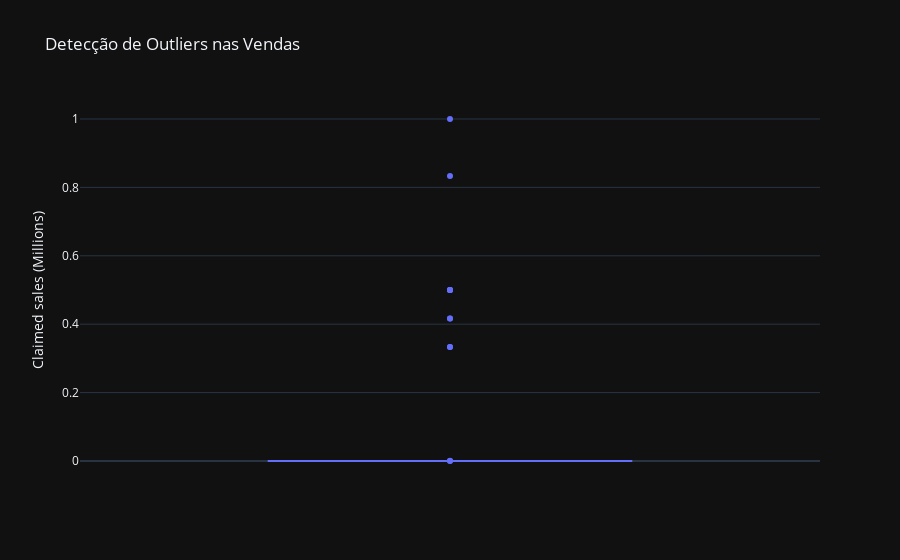

Notebook cell for this chart:
### Markdown cell above
### Detecção de Outliers:

Utilizando box plots para identificar e tratar possíveis outliers nos dados de vendas.

### Code cell
fig = px.box(df_clean, y='Claimed sales (Millions)', title='Detecção de Outliers nas Vendas')
fig.show()

### Figure 1 — Plotly figure (JSON) as saved in the notebook; plotly's stock layout.template omitted (floating-point values rounded to 4 significant figures)
{"data": [{"alignmentgroup": "True", "hovertemplate": "Claimed sales (Millions)=%{y}<extra></extra>", "legendgroup": "", "marker": {"color": "#636efa"}, "name": "", "notched": false, "offsetgroup": "", "orientation": "v", "showlegend": false, "x0": " ", "xaxis": "x", "y": [1.0, 0.8333, 0.0007078, 0.4999, 0.4999, 0.4999, 0.4999, 0.4166, 0.4166, 0.0002915, 0.0002415, 0.0002415, 0.0002415, 0.3333, 0.3332, 0.0002082, 0.0002082, 0.0002082, 0.0001582, 0.0001582, 0.0001416, 0.0001416, 0.0001249, 0.0001249, 0.0001249, 0.0001249, 0.0001249, 0.0001249, 0.0001249, 0.0001249, 0.0001249, 0.0001249, 0.0001249, 0.0001249, 0.0001133, 0.0001083, 8.327e-05, 8.327e-05, 8.161e-05, 7.495e-05, 7.495e-05, 7.495e-05, 7.495e-05, 7.495e-05, 7.495e-05, 7.495e-05, 7.495e-05, 4.164e-05, 4.164e-05, 4.164e-05, 4.164e-05, 4.164e-05, 4.164e-05, 4.164e-05, 4.164e-05, 4.164e-05, 4.164e-05, 4.164e-05, 4.164e-05, 4.164e-05, 4.164e-05, 4.164e-05, 4.164e-05, 4.164e-05, 4.164e-05, 4.164e-05, 4.164e-05, 4.164e-05, 4.164e-05, 4.164e-05, 4.164e-05, 4.164e-05, 4.164e-05, 4.164e-05, 4.164e-05, 4.164e-05, 4.164e-05, 4.164e-05, 4.164e-05, 4.164e-05, 4.164e-05, 4.164e-05, 4.164e-05, 4.164e-05, 4.164e-05, 4.164e-05, 3.331e-05, 2.498e-05, 2.498e-05, 2.498e-05, 2.498e-05, 2.498e-05, 2.165e-05, 1.665e-05, 1.665e-05, 8.327e-06, 8.327e-06, 8.327e-06, 8.327e-06, 8.327e-06, 8.327e-06, 8.327e-06, 8.327e-06, 0.0, 0.0, 0.0, 0.0, 0.0, 0.0, 0.0, 0.0, 0.0, 0.0, 0.0, 0.0, 0.0, 0.0, 0.0, 0.0, 0.0, 0.0], "y0": " ", "yaxis": "y", "type": "box"}], "layout": {"xaxis": {"anchor": "y", "domain": [0.0, 1.0]}, "yaxis": {"anchor": "x", "domain": [0.0, 1.0], "title": {"text": "Claimed sales (Millions)"}}, "legend": {"tracegroupgap": 0}, "title": {"text": "Detecção de Outliers nas Vendas"}, "boxmode": "group"}}
